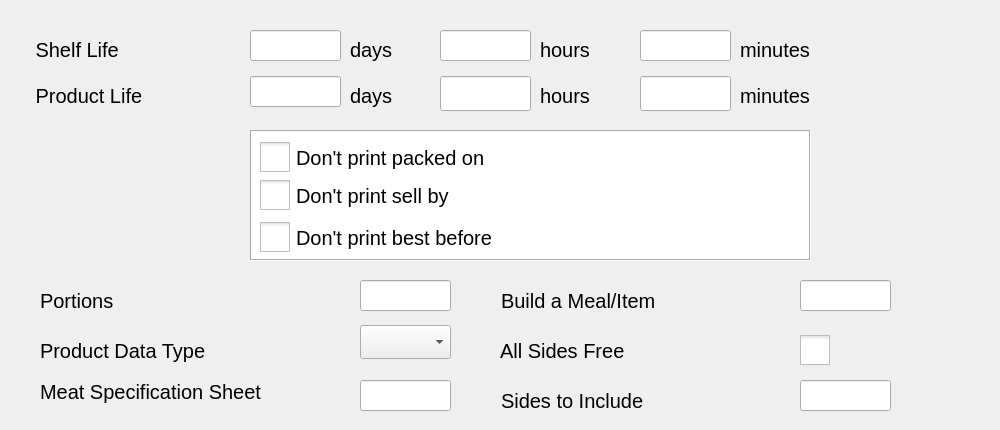
   <widget class="QWidget" name="tab3">
    <attribute name="title">
     <string>Product Life</string>
    </attribute>
    <widget class="QLabel" name="lblShelfLifeDays">
     <property name="geometry">
      <rect>
       <x>350</x>
       <y>34</y>
       <width>81</width>
       <height>31</height>
      </rect>
     </property>
     <property name="font">
      <font>
       <pointsize>15</pointsize>
      </font>
     </property>
     <property name="text">
      <string>days</string>
     </property>
    </widget>
    <widget class="QFrame" name="gbDontPrintCheckBoxes">
     <property name="geometry">
      <rect>
       <x>250</x>
       <y>130</y>
       <width>561</width>
       <height>131</height>
      </rect>
     </property>
     <property name="font">
      <font>
       <pointsize>18</pointsize>
      </font>
     </property>
     <property name="styleSheet">
      <string notr="true">QWidget#gbDontPrintCheckBoxes{
	background-color: rgb(255, 255, 255);
}</string>
     </property>
     <property name="frameShape">
      <enum>QFrame::Box</enum>
     </property>
     <property name="frameShadow">
      <enum>QFrame::Sunken</enum>
     </property>
     <widget class="QCheckBox" name="cb3DontPrintBestBefore">
      <property name="geometry">
       <rect>
        <x>10</x>
        <y>92</y>
        <width>541</width>
        <height>31</height>
       </rect>
      </property>
      <property name="font">
       <font>
        <pointsize>15</pointsize>
       </font>
      </property>
      <property name="styleSheet">
       <string notr="true">QCheckBox::indicator{
	width: 30px;
	height: 30px;
}</string>
      </property>
      <property name="text">
       <string>Don't print best before</string>
      </property>
     </widget>
     <widget class="QCheckBox" name="cb3DontPrintPackedOn">
      <property name="geometry">
       <rect>
        <x>10</x>
        <y>12</y>
        <width>541</width>
        <height>31</height>
       </rect>
      </property>
      <property name="font">
       <font>
        <pointsize>15</pointsize>
       </font>
      </property>
      <property name="styleSheet">
       <string notr="true">QCheckBox::indicator{
	width: 30px;
	height: 30px;
}</string>
      </property>
      <property name="text">
       <string>Don't print packed on</string>
      </property>
     </widget>
     <widget class="QCheckBox" name="cb3DontPrintSellBy">
      <property name="geometry">
       <rect>
        <x>10</x>
        <y>50</y>
        <width>541</width>
        <height>31</height>
       </rect>
      </property>
      <property name="font">
       <font>
        <pointsize>15</pointsize>
       </font>
      </property>
      <property name="styleSheet">
       <string notr="true">QCheckBox::indicator{
	width: 30px;
	height: 30px;
}</string>
      </property>
      <property name="text">
       <string>Don't print sell by</string>
      </property>
     </widget>
    </widget>
    <widget class="QLabel" name="lblProductLifeDays">
     <property name="geometry">
      <rect>
       <x>350</x>
       <y>80</y>
       <width>81</width>
       <height>31</height>
      </rect>
     </property>
     <property name="font">
      <font>
       <pointsize>15</pointsize>
      </font>
     </property>
     <property name="text">
      <string>days</string>
     </property>
    </widget>
    <widget class="QLabel" name="lblProductLife">
     <property name="geometry">
      <rect>
       <x>30</x>
       <y>80</y>
       <width>221</width>
       <height>31</height>
      </rect>
     </property>
     <property name="font">
      <font>
       <pointsize>15</pointsize>
      </font>
     </property>
     <property name="text">
      <string> Product Life</string>
     </property>
     <property name="alignment">
      <set>Qt::AlignLeading|Qt::AlignLeft|Qt::AlignVCenter</set>
     </property>
    </widget>
    <widget class="hobart::numericLineEdit" name="le3ProductLifeHours">
     <property name="geometry">
      <rect>
       <x>440</x>
       <y>76</y>
       <width>91</width>
       <height>35</height>
      </rect>
     </property>
     <property name="font">
      <font>
       <pointsize>19</pointsize>
      </font>
     </property>
     <property name="inputMask">
      <string notr="true"/>
     </property>
     <property name="text">
      <string notr="true"/>
     </property>
     <property name="maxLength">
      <number>6</number>
     </property>
     <property name="placeholderText">
      <string notr="true"/>
     </property>
    </widget>
    <widget class="hobart::numericLineEdit" name="le3ShelfLifeHours">
     <property name="geometry">
      <rect>
       <x>440</x>
       <y>30</y>
       <width>91</width>
       <height>31</height>
      </rect>
     </property>
     <property name="font">
      <font>
       <pointsize>19</pointsize>
      </font>
     </property>
     <property name="inputMask">
      <string notr="true"/>
     </property>
     <property name="text">
      <string notr="true"/>
     </property>
     <property name="maxLength">
      <number>6</number>
     </property>
     <property name="placeholderText">
      <string notr="true"/>
     </property>
    </widget>
    <widget class="hobart::numericLineEdit" name="le3ShelfLifeDays">
     <property name="geometry">
      <rect>
       <x>250</x>
       <y>30</y>
       <width>91</width>
       <height>31</height>
      </rect>
     </property>
     <property name="font">
      <font>
       <pointsize>19</pointsize>
      </font>
     </property>
     <property name="inputMask">
      <string notr="true"/>
     </property>
     <property name="text">
      <string notr="true"/>
     </property>
     <property name="maxLength">
      <number>6</number>
     </property>
     <property name="frame">
      <bool>true</bool>
     </property>
     <property name="placeholderText">
      <string notr="true"/>
     </property>
    </widget>
    <widget class="QLabel" name="lblShelfLifeHours">
     <property name="geometry">
      <rect>
       <x>540</x>
       <y>34</y>
       <width>91</width>
       <height>31</height>
      </rect>
     </property>
     <property name="font">
      <font>
       <pointsize>15</pointsize>
      </font>
     </property>
     <property name="text">
      <string>hours</string>
     </property>
    </widget>
    <widget class="hobart::numericLineEdit" name="le3ProductLifeDays">
     <property name="geometry">
      <rect>
       <x>250</x>
       <y>76</y>
       <width>91</width>
       <height>31</height>
      </rect>
     </property>
     <property name="font">
      <font>
       <pointsize>19</pointsize>
      </font>
     </property>
     <property name="inputMask">
      <string notr="true"/>
     </property>
     <property name="text">
      <string notr="true"/>
     </property>
     <property name="maxLength">
      <number>6</number>
     </property>
     <property name="placeholderText">
      <string notr="true"/>
     </property>
    </widget>
    <widget class="QLabel" name="lblProductLifeHours">
     <property name="geometry">
      <rect>
       <x>540</x>
       <y>80</y>
       <width>91</width>
       <height>31</height>
      </rect>
     </property>
     <property name="font">
      <font>
       <pointsize>15</pointsize>
      </font>
     </property>
     <property name="text">
      <string>hours</string>
     </property>
    </widget>
    <widget class="QLabel" name="lblShelfLife">
     <property name="geometry">
      <rect>
       <x>30</x>
       <y>34</y>
       <width>211</width>
       <height>31</height>
      </rect>
     </property>
     <property name="font">
      <font>
       <pointsize>15</pointsize>
      </font>
     </property>
     <property name="text">
      <string> Shelf Life</string>
     </property>
     <property name="alignment">
      <set>Qt::AlignLeading|Qt::AlignLeft|Qt::AlignVCenter</set>
     </property>
    </widget>
    <widget class="hobart::numericLineEdit" name="le3Portions">
     <property name="geometry">
      <rect>
       <x>360</x>
       <y>280</y>
       <width>91</width>
       <height>31</height>
      </rect>
     </property>
     <property name="font">
      <font>
       <pointsize>19</pointsize>
      </font>
     </property>
     <property name="inputMask">
      <string notr="true"/>
     </property>
     <property name="text">
      <string notr="true"/>
     </property>
     <property name="maxLength">
      <number>6</number>
     </property>
     <property name="placeholderText">
      <string notr="true"/>
     </property>
    </widget>
    <widget class="QLabel" name="lblShelfLife_2">
     <property name="geometry">
      <rect>
       <x>40</x>
       <y>280</y>
       <width>301</width>
       <height>41</height>
      </rect>
     </property>
     <property name="font">
      <font>
       <pointsize>15</pointsize>
      </font>
     </property>
     <property name="text">
      <string>Portions</string>
     </property>
     <property name="alignment">
      <set>Qt::AlignLeading|Qt::AlignLeft|Qt::AlignVCenter</set>
     </property>
     <property name="wordWrap">
      <bool>true</bool>
     </property>
    </widget>
    <widget class="QLabel" name="lblShelfLife_3">
     <property name="geometry">
      <rect>
       <x>40</x>
       <y>330</y>
       <width>311</width>
       <height>41</height>
      </rect>
     </property>
     <property name="font">
      <font>
       <pointsize>15</pointsize>
      </font>
     </property>
     <property name="text">
      <string>Product Data Type</string>
     </property>
     <property name="alignment">
      <set>Qt::AlignLeading|Qt::AlignLeft|Qt::AlignVCenter</set>
     </property>
     <property name="wordWrap">
      <bool>true</bool>
     </property>
    </widget>
    <widget class="QComboBox" name="cb3ProductionPlanningType">
     <property name="geometry">
      <rect>
       <x>360</x>
       <y>325</y>
       <width>91</width>
       <height>34</height>
      </rect>
     </property>
     <property name="font">
      <font>
       <pointsize>19</pointsize>
      </font>
     </property>
     <property name="toolTip">
      <string notr="true"/>
     </property>
     <property name="statusTip">
      <string notr="true"/>
     </property>
    </widget>
    <widget class="hobart::numericLineEdit" name="le3BuildAMeal">
     <property name="geometry">
      <rect>
       <x>800</x>
       <y>280</y>
       <width>91</width>
       <height>31</height>
      </rect>
     </property>
     <property name="font">
      <font>
       <pointsize>19</pointsize>
      </font>
     </property>
     <property name="inputMask">
      <string notr="true"/>
     </property>
     <property name="text">
      <string notr="true"/>
     </property>
     <property name="maxLength">
      <number>6</number>
     </property>
     <property name="placeholderText">
      <string notr="true"/>
     </property>
    </widget>
    <widget class="QLabel" name="lblBuildAMeal">
     <property name="geometry">
      <rect>
       <x>501</x>
       <y>280</y>
       <width>291</width>
       <height>41</height>
      </rect>
     </property>
     <property name="font">
      <font>
       <pointsize>15</pointsize>
      </font>
     </property>
     <property name="text">
      <string>Build a Meal/Item</string>
     </property>
     <property name="alignment">
      <set>Qt::AlignLeading|Qt::AlignLeft|Qt::AlignVCenter</set>
     </property>
     <property name="wordWrap">
      <bool>true</bool>
     </property>
    </widget>
    <widget class="QLabel" name="lblNumberSides">
     <property name="geometry">
      <rect>
       <x>501</x>
       <y>380</y>
       <width>291</width>
       <height>41</height>
      </rect>
     </property>
     <property name="font">
      <font>
       <pointsize>15</pointsize>
      </font>
     </property>
     <property name="text">
      <string>Sides to Include</string>
     </property>
     <property name="alignment">
      <set>Qt::AlignLeading|Qt::AlignLeft|Qt::AlignVCenter</set>
     </property>
     <property name="wordWrap">
      <bool>true</bool>
     </property>
    </widget>
    <widget class="hobart::numericLineEdit" name="le3NumberSides">
     <property name="geometry">
      <rect>
       <x>800</x>
       <y>380</y>
       <width>91</width>
       <height>31</height>
      </rect>
     </property>
     <property name="font">
      <font>
       <pointsize>19</pointsize>
      </font>
     </property>
     <property name="inputMask">
      <string notr="true"/>
     </property>
     <property name="text">
      <string notr="true"/>
     </property>
     <property name="maxLength">
      <number>6</number>
     </property>
     <property name="placeholderText">
      <string notr="true"/>
     </property>
    </widget>
    <widget class="QCheckBox" name="cb3AllSidesFree">
     <property name="geometry">
      <rect>
       <x>800</x>
       <y>330</y>
       <width>191</width>
       <height>41</height>
      </rect>
     </property>
     <property name="sizePolicy">
      <sizepolicy hsizetype="Minimum" vsizetype="Minimum">
       <horstretch>0</horstretch>
       <verstretch>0</verstretch>
      </sizepolicy>
     </property>
     <property name="font">
      <font>
       <pointsize>18</pointsize>
      </font>
     </property>
     <property name="styleSheet">
      <string notr="true">QCheckBox::indicator{
	width: 30px;
	height: 30px;
}</string>
     </property>
     <property name="text">
      <string/>
     </property>
    </widget>
    <widget class="QLabel" name="lblAllSidesFree">
     <property name="geometry">
      <rect>
       <x>500</x>
       <y>330</y>
       <width>291</width>
       <height>41</height>
      </rect>
     </property>
     <property name="font">
      <font>
       <pointsize>15</pointsize>
      </font>
     </property>
     <property name="text">
      <string>All Sides Free</string>
     </property>
     <property name="alignment">
      <set>Qt::AlignLeading|Qt::AlignLeft|Qt::AlignVCenter</set>
     </property>
     <property name="wordWrap">
      <bool>true</bool>
     </property>
    </widget>
    <widget class="QLabel" name="lblMeatSpec">
     <property name="geometry">
      <rect>
       <x>40</x>
       <y>380</y>
       <width>311</width>
       <height>41</height>
      </rect>
     </property>
     <property name="font">
      <font>
       <pointsize>15</pointsize>
      </font>
     </property>
     <property name="text">
      <string>Meat Specification Sheet</string>
     </property>
     <property name="alignment">
      <set>Qt::AlignLeading|Qt::AlignLeft|Qt::AlignTop</set>
     </property>
     <property name="wordWrap">
      <bool>true</bool>
     </property>
    </widget>
    <widget class="hobart::numericLineEdit" name="le3MeatSpecSheet">
     <property name="geometry">
      <rect>
       <x>360</x>
       <y>380</y>
       <width>91</width>
       <height>31</height>
      </rect>
     </property>
     <property name="font">
      <font>
       <pointsize>19</pointsize>
      </font>
     </property>
     <property name="inputMask">
      <string notr="true"/>
     </property>
     <property name="text">
      <string notr="true"/>
     </property>
     <property name="maxLength">
      <number>6</number>
     </property>
     <property name="placeholderText">
      <string notr="true"/>
     </property>
    </widget>
    <widget class="QLabel" name="lblShelfLifeMins">
     <property name="geometry">
      <rect>
       <x>740</x>
       <y>34</y>
       <width>91</width>
       <height>31</height>
      </rect>
     </property>
     <property name="font">
      <font>
       <pointsize>15</pointsize>
      </font>
     </property>
     <property name="text">
      <string>minutes</string>
     </property>
    </widget>
    <widget class="hobart::numericLineEdit" name="txtShelfLifeMinutes">
     <property name="geometry">
      <rect>
       <x>640</x>
       <y>30</y>
       <width>91</width>
       <height>31</height>
      </rect>
     </property>
     <property name="font">
      <font>
       <pointsize>19</pointsize>
      </font>
     </property>
     <property name="inputMask">
      <string notr="true"/>
     </property>
     <property name="text">
      <string notr="true"/>
     </property>
     <property name="maxLength">
      <number>6</number>
     </property>
     <property name="placeholderText">
      <string notr="true"/>
     </property>
    </widget>
    <widget class="hobart::numericLineEdit" name="txtProductLifeMinutes">
     <property name="geometry">
      <rect>
       <x>640</x>
       <y>76</y>
       <width>91</width>
       <height>35</height>
      </rect>
     </property>
     <property name="font">
      <font>
       <pointsize>19</pointsize>
      </font>
     </property>
     <property name="inputMask">
      <string notr="true"/>
     </property>
     <property name="text">
      <string notr="true"/>
     </property>
     <property name="maxLength">
      <number>6</number>
     </property>
     <property name="placeholderText">
      <string notr="true"/>
     </property>
    </widget>
    <widget class="QLabel" name="lblProductLifeMins">
     <property name="geometry">
      <rect>
       <x>740</x>
       <y>80</y>
       <width>91</width>
       <height>31</height>
      </rect>
     </property>
     <property name="font">
      <font>
       <pointsize>15</pointsize>
      </font>
     </property>
     <property name="text">
      <string>minutes</string>
     </property>
    </widget>
   </widget>
